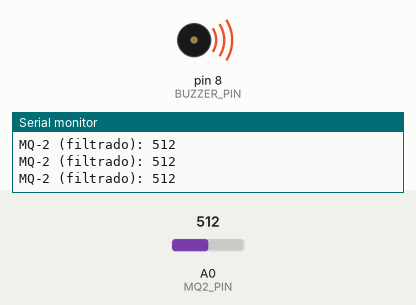
The sketch below on a simulated Arduino Uno, built with avr-gcc and run on an emulated ATmega328P. On the bench: buzzer (waves = sounding), the last lines printed to the serial monitor. The test bench sets the inputs (shaded band); at power-on: A0 (MQ2_PIN) = 512.

Above: at 2.4 s.
2.5 s: A0 (MQ2_PIN) set to 359
5.2 s: A0 (MQ2_PIN) set to 333
At 6.8 s:
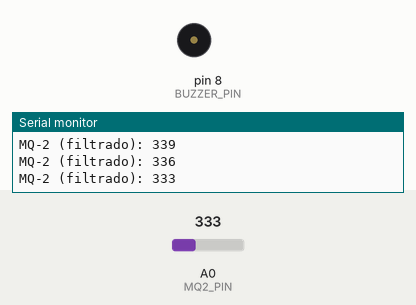
7.1 s: A0 (MQ2_PIN) set to 382
9.8 s: A0 (MQ2_PIN) set to 406
At 11.2 s:
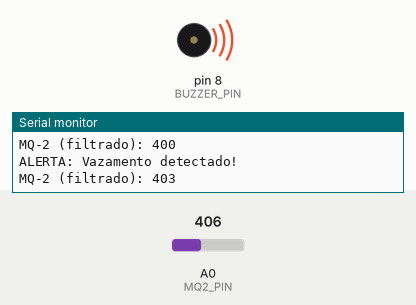
12.3 s: A0 (MQ2_PIN) set to 340
At 14.8 s:
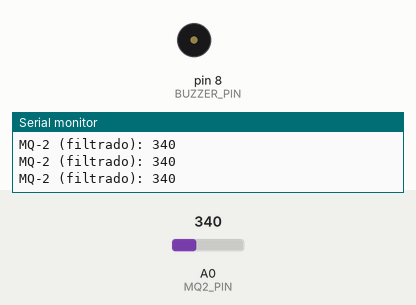
Timing chart, 0 to 16.1 s (numbered marks = the images above; inputs shaded):
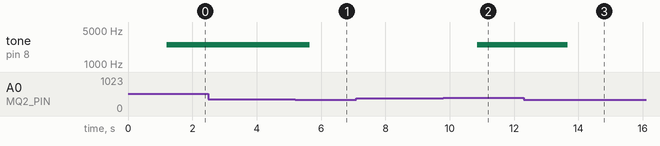

The sketch:

SmartGas.ino
```cpp
// =======================
// SmartGass Final v1.0
// =======================

// CONFIGURAÇÕES
const int MQ2_PIN = A0;          // Pino analógico do sensor
const int BUZZER_PIN = 8;        // Pino do buzzer passivo
const int SAMPLES = 8;           // Número de amostras para média móvel
const int THRESHOLD_ON = 400;    // Valor para acionar o alarme
const int THRESHOLD_OFF = 350;   // Histerese para desligar o alarme
const unsigned long DEBOUNCE_MS = 800; // Tempo mínimo entre mudanças

// VARIÁVEIS
int samples[SAMPLES];
int idx = 0;
unsigned long lastChange = 0;
bool alarmState = false;

void setup() {
  Serial.begin(9600);
  pinMode(BUZZER_PIN, OUTPUT);

  Serial.println("Iniciando SmartGas...");
  Serial.println("Aguardando aquecimento do sensor...");

  // Inicializa o array de amostras com leituras válidas
  for (int i = 0; i < SAMPLES; i++) {
    samples[i] = analogRead(MQ2_PIN);
    delay(150); // Pequeno delay para aquecimento do sensor
  }

  Serial.println("Sensor pronto!");
  Serial.println("----------------------------");
}

int readFiltered() {
  // Atualiza a amostra atual
  samples[idx] = analogRead(MQ2_PIN);
  idx = (idx + 1) % SAMPLES;

  // Calcula média móvel
  long sum = 0;
  for (int i = 0; i < SAMPLES; i++) sum += samples[i];
  return sum / SAMPLES;
}

void loop() {
  int value = readFiltered();

  // Imprime valores no Serial Monitor
  Serial.print("MQ-2 (filtrado): ");
  Serial.println(value);

  unsigned long now = millis();

  // Verifica se o alarme deve ser ligado
  if (!alarmState && value >= THRESHOLD_ON && (now - lastChange) > DEBOUNCE_MS) {
    alarmState = true;
    lastChange = now;
    tone(BUZZER_PIN, 2500); // Liga buzzer
    Serial.println("ALERTA: Vazamento detectado!");
  }
  // Verifica se o alarme deve ser desligado
  else if (alarmState && value <= THRESHOLD_OFF && (now - lastChange) > DEBOUNCE_MS) {
    alarmState = false;
    lastChange = now;
    noTone(BUZZER_PIN); // Desliga buzzer
    Serial.println("ALERTA: Tudo em ordem.");
  }

  delay(200); // Pequeno delay para estabilidade
}
```

Measured:
- the behaviour switches between 351 and 350 on A0 (MQ2_PIN) (found by bisection; images 0 and 1)
- the behaviour switches between 399 and 400 on A0 (MQ2_PIN) (found by bisection; images 1 and 2)
- after the input at 5.2 s, tone on pin 8 (BUZZER_PIN): 2500 Hz → silent after 0.45 s
- after the input at 9.8 s, tone on pin 8 (BUZZER_PIN): silent → 2500 Hz after 1.1 s
- after the input at 12.3 s, tone on pin 8 (BUZZER_PIN): 2500 Hz → silent after 1.4 s
